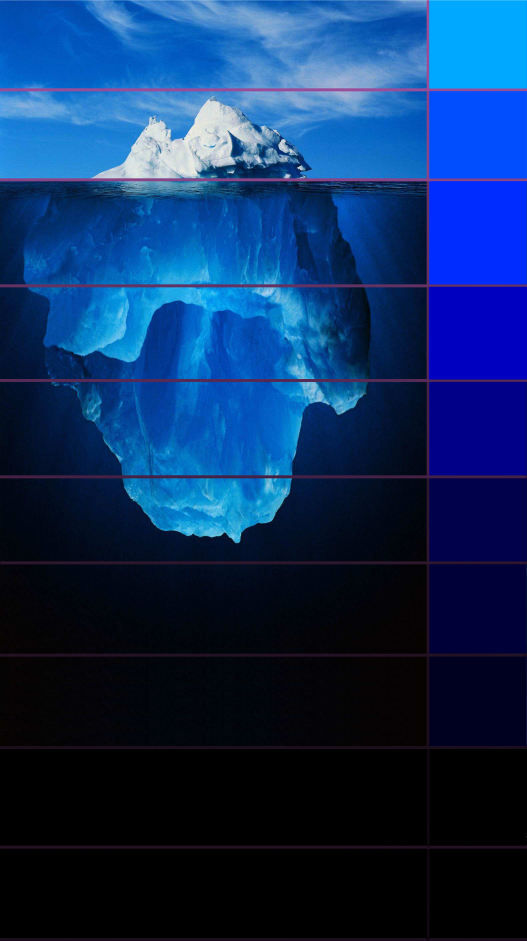
#> input picture assets/images/iceberg/icebergtemplate.png, 1580 x 2823 px (shown at 1/3 size); its folder holds only this picture in this run
$ python -i card_renderer.py   (imports and definitions only)
#> lines starting #> are read from the running program, lines starting #| are printed output that depends on the picture
#> further down, picture is the input picture: PIL image 1580x2823 RGB; mean R, G, B 13.4, 46.2, 94.9
import io
import aiohttp
import logging
from PIL import Image, ImageEnhance, ImageDraw, ImageFont

logger = logging.getLogger(__name__)

class GracefulDegradationException(Exception):
    """Sinaliza fallback para renderização em texto puro."""
    pass

class CardRenderer:
    def __init__(self, assets_path: str = "assets/tcg/"):
        self.assets_path = assets_path

    async def fetch_avatar(self, avatar_url: str) -> Image.Image:
        """
        Busca o avatar do usuário de forma assíncrona na CDN do Discord.
        O objeto viaja do HTTP diretamente para a memória via io.BytesIO.
        """
        # SRE Design: Timeout explícito para evitar engarrafamento do Event Loop Assíncrono
        timeout = aiohttp.ClientTimeout(total=3.0)
        try:
            async with aiohttp.ClientSession(timeout=timeout) as session:
                async with session.get(avatar_url) as resp:
                    if resp.status == 200:
                        data = await resp.read()
                        # Uso de context manager libera os fds (File Descriptors) da memória logo após uso
                        with Image.open(io.BytesIO(data)) as img:
                            return img.convert("RGBA")
        except Exception as e:
            logger.error(f"Degradação no fetch do avatar: {e}")
            raise GracefulDegradationException("Falha ao buscar avatar.")

        # Fallback de segurança na matriz em RAM
        return Image.new("RGBA", (512, 512), (0, 0, 0, 255))

    # [13 lines left out: function apply_dark_streetwear, not called in this run]

    def apply_glitch_vhs(self, img: Image.Image) -> Image.Image:
        """
        Filtro Glitch/VHS:
        Desloca canais RGB e adiciona scanlines semi-transparentes em alpha 10-15%.
        """
        if img.mode != "RGBA":
            img = img.convert("RGBA")

        # O Split funciona melhor em RGB puro para evitar problemas com canal Alpha
        rgb_img = img.convert("RGB")
        r, g, b = rgb_img.split()
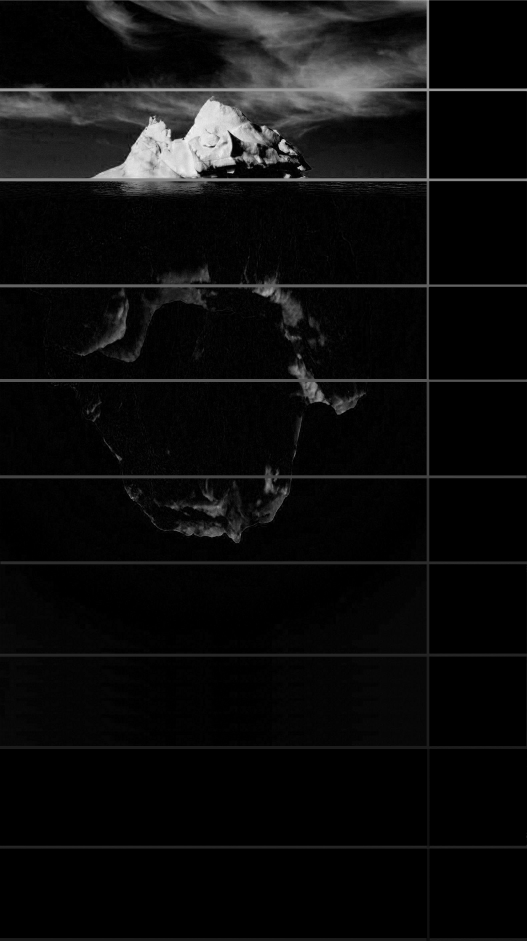
#> r: PIL image 1580x2823 L (shown at 1/3 size); min 0, max 255, mean 13.4
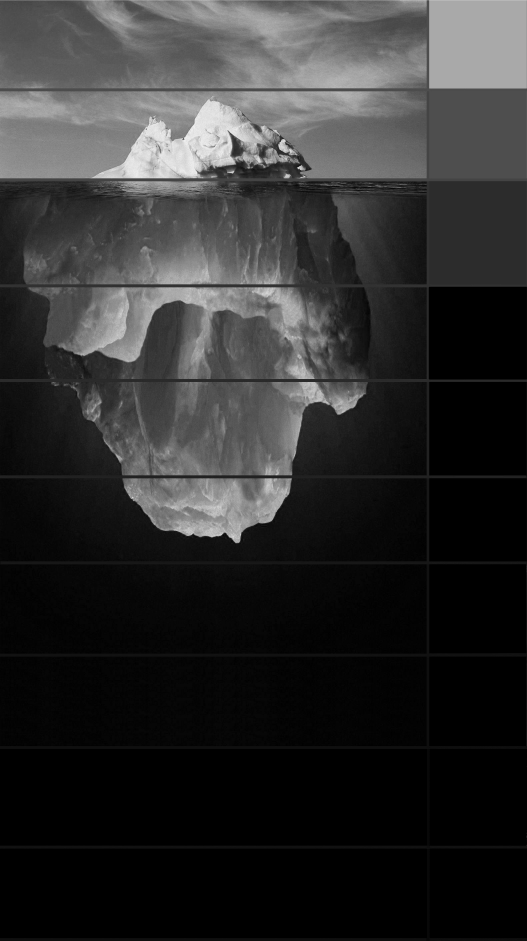
#> g: PIL image 1580x2823 L (shown at 1/3 size); min 0, max 255, mean 46.2
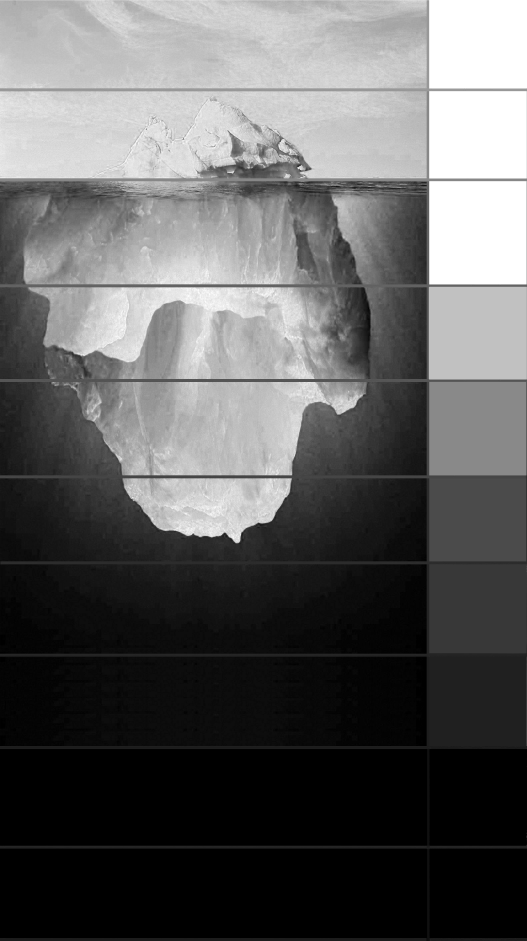
#> b: PIL image 1580x2823 L (shown at 1/3 size); min 0, max 255, mean 94.9

        # Desloca Vermelho para a direita (crop/paste nativo sem wrap ao redor)
        r_shifted = Image.new("L", r.size)
#> r_shifted: PIL image 1580x2823 L; every value is 0
        r_shifted.paste(r, (15, 0))
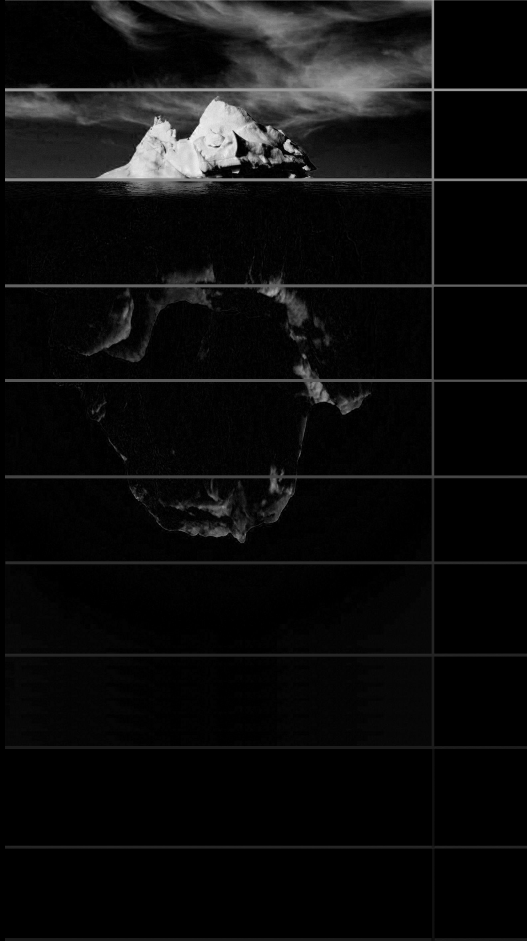
#> r_shifted: PIL image 1580x2823 L (shown at 1/3 size); min 0, max 255, mean 13.4

        # Desloca Azul verticalmente
        b_shifted = Image.new("L", b.size)
        b_shifted.paste(b, (0, 15))
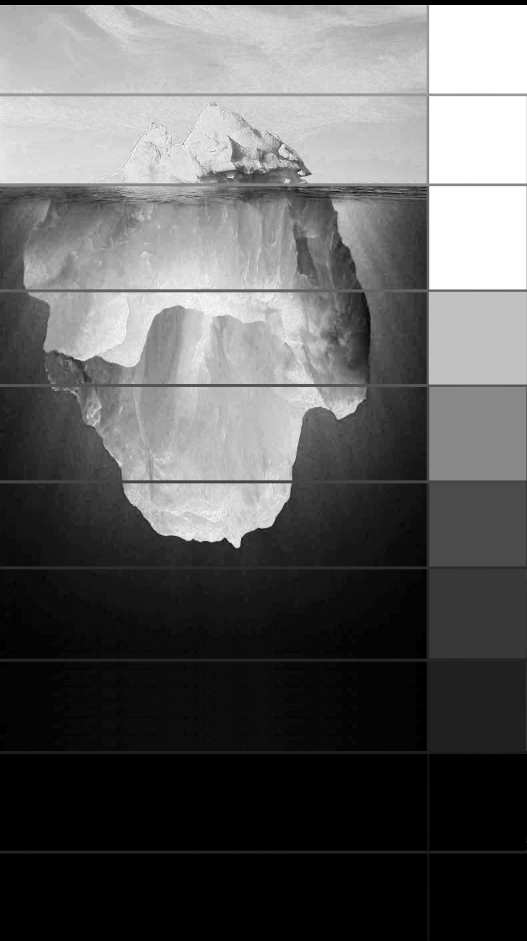
#> b_shifted: PIL image 1580x2823 L (shown at 1/3 size); min 0, max 255, mean 94.8

        # Reconstrução via Image.merge()
        glitched = Image.merge("RGB", (r_shifted, g, b_shifted))
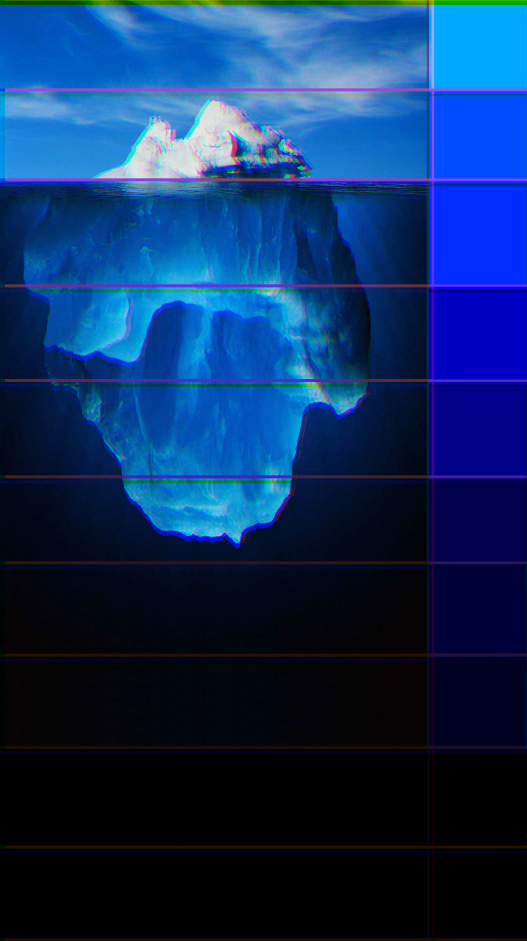
#> glitched: PIL image 1580x2823 RGB (shown at 1/3 size); mean R, G, B 13.4, 46.2, 94.8
        glitched_rgba = glitched.convert("RGBA")

        # Restaura o alpha original do avatar
        glitched_rgba.putalpha(img.getchannel("A"))

        # Adiciona Scanlines com opacidade controlada (~30 no canal Alpha equivale a ~12%)
        scanlines = Image.new("RGBA", glitched_rgba.size, (0, 0, 0, 0))
#> scanlines: PIL image 1580x2823 RGBA; every value is 0
        draw = ImageDraw.Draw(scanlines)
        for y in range(0, glitched_rgba.height, 4):
            draw.line([(0, y), (glitched_rgba.width, y)], fill=(0, 0, 0, 30), width=2)

        final_img = Image.alpha_composite(glitched_rgba, scanlines)

        # Explicit Teardown SRE: Fechar buffers pesados da memória RAM
        rgb_img.close()
        r.close()
        g.close()
        b.close()
        r_shifted.close()
        b_shifted.close()
        glitched.close()
        glitched_rgba.close()
        scanlines.close()

        return final_img

    # [29 lines left out: function _wrap_text, not called in this run]

    async def render_card(self, avatar_url: str, template_name: str, rarity: str, mask_name: str,
                          atk: int, def_stat: int, spd: int, passive: str) -> io.BytesIO:
        """
        Orquestra a montagem da carta em um Buffer na memória de I/O, entregando um
        arquivo sem gerar contenção de disco no host do Bot.
        """
        # 1. Downloader da Imagem do Discord CDN
        avatar = await self.fetch_avatar(avatar_url)

        # 2. Aplicação Condicional de Filtros por Raridade
        rarity_lower = rarity.lower()
        if rarity_lower == "dark_streetwear":
            avatar = self.apply_dark_streetwear(avatar)
        elif rarity_lower == "glitch_vhs":
            avatar = self.apply_glitch_vhs(avatar)

        # 3. Carregamento das Texturas
        try:
            with Image.open(f"{self.assets_path}{template_name}.png") as bt:
                base_texture = bt.convert("RGBA")
            with Image.open(f"{self.assets_path}{mask_name}.png") as m:
                mask = m.convert("L")
        except FileNotFoundError:
            base_texture = Image.new("RGBA", (1000, 1400), (20, 20, 20, 255))
            mask = Image.new("L", (1000, 1400), 255)

        avatar_resized = avatar.resize(base_texture.size, resample=Image.Resampling.BICUBIC)
        result_img = Image.composite(avatar_resized, base_texture, mask)

        draw = ImageDraw.Draw(result_img)
        try:
            font_title = ImageFont.truetype(f"{self.assets_path}fonts/Impact.ttf", 50)
            font_body = ImageFont.truetype(f"{self.assets_path}fonts/Roboto-Regular.ttf", 36)
        except OSError:
            font_title = ImageFont.load_default()
            font_body = ImageFont.load_default()

        draw.text((100, 1000), f"ATK: {atk}", font=font_title, fill=(255, 60, 60, 255))
        draw.text((450, 1000), f"DEF: {def_stat}", font=font_title, fill=(60, 180, 255, 255))
        draw.text((800, 1000), f"SPD: {spd}", font=font_title, fill=(255, 220, 60, 255))

        passive_text = f"Skill Passiva: {passive}"
        wrapped_passive = self._wrap_text(passive_text, font_body, max_width=800)
        draw.multiline_text((100, 1150), wrapped_passive, font=font_body, fill=(200, 200, 200, 255), spacing=15)

        buffer = io.BytesIO()
        result_img.save(buffer, format="PNG")
        buffer.seek(0)

        # Explicit OOM Defense: Força coletas manuais de memória
        avatar.close()
        avatar_resized.close()
        base_texture.close()
        mask.close()
        result_img.close()

        return buffer

>>> from PIL import Image
>>> picture = Image.open('../../../assets/images/iceberg/icebergtemplate.png')
>>> result = CardRenderer().apply_glitch_vhs(picture)
